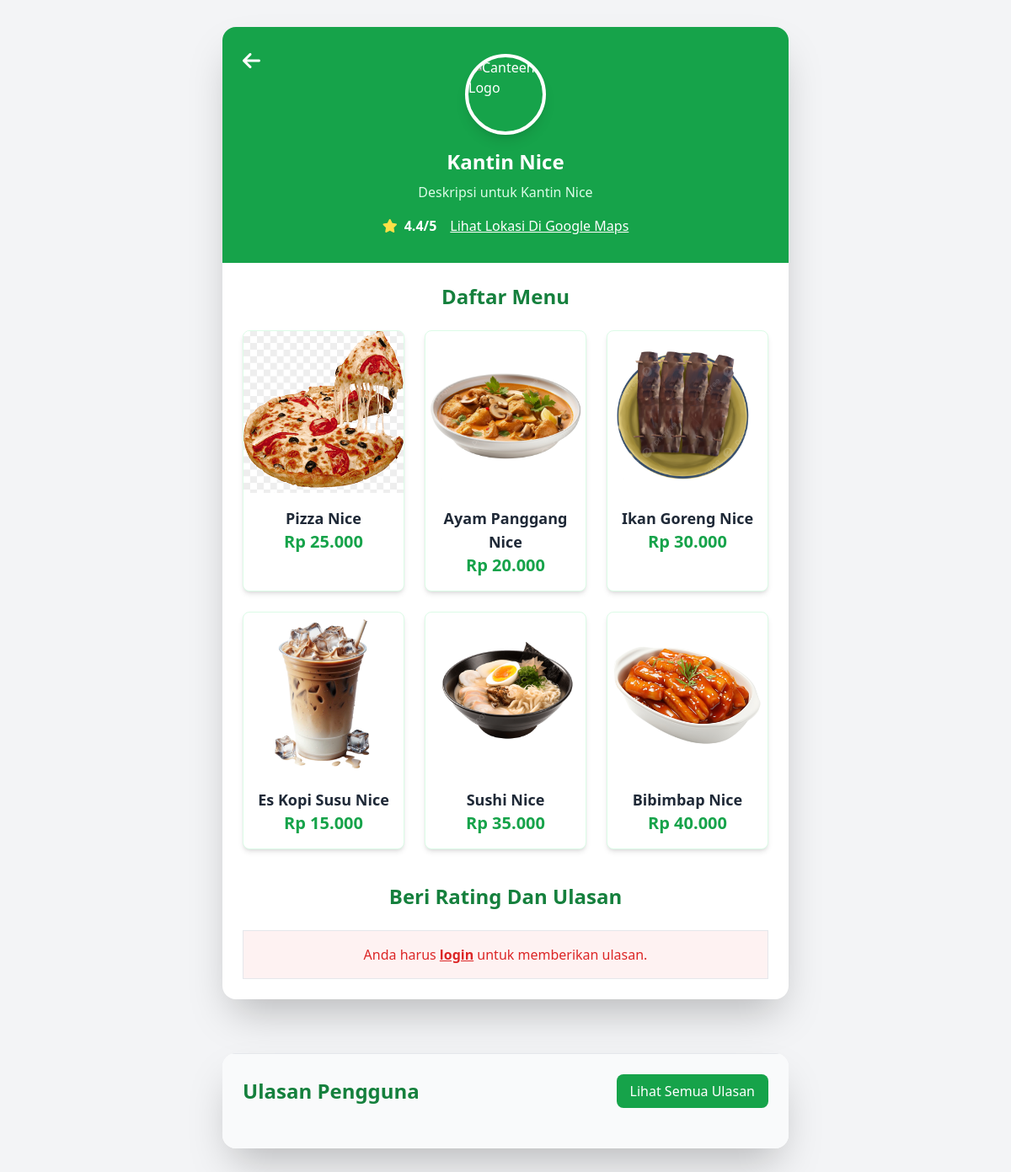
The app's page /detail_kantin.php?id_kantin=2 with its own data.
### tables this page shows
CREATE TABLE `kantin` (
  `id_kantin` int(11) NOT NULL,
  `nama_kantin` varchar(100) NOT NULL,
  `lokasi` text NOT NULL,
  `deskripsi` text,
  `rating` decimal(2,1) NOT NULL,
  `created_at` datetime DEFAULT CURRENT_TIMESTAMP
);

CREATE TABLE `menu_makanan` (
  `id_menu` int(11) NOT NULL,
  `id_kantin` int(11) NOT NULL,
  `nama_menu` varchar(100) NOT NULL,
  `harga` decimal(10,2) NOT NULL,
  `kategori` varchar(50) DEFAULT NULL,
  `deskripsi` text,
  `gambar_menu` varchar(255) NOT NULL,
  `created_at` datetime DEFAULT CURRENT_TIMESTAMP
);

### detail_kantin.php (the view, shortened to what this page needs)
<?php
require 'function.php';
$isLoggedIn = isset($_SESSION['log']) && $_SESSION['log'] === true && $_SESSION['role'] === 'user';
$id_kantin = isset($_GET['id_kantin']) ? intval($_GET['id_kantin']) : null;
$kantin = null;
if ($id_kantin) {
    $stmt = $conn->prepare("SELECT * FROM kantin WHERE id_kantin = ?");
    $stmt->bind_param("i", $id_kantin);
    $stmt->execute();
    $result = $stmt->get_result();
    $kantin = $result->fetch_assoc();
}
if ($id_kantin) {
  $query_menu = "SELECT * FROM menu_makanan WHERE id_kantin = ?";
  $stmt_menu = $conn->prepare($query_menu);
  $stmt_menu->bind_param("i", $id_kantin);
  $stmt_menu->execute();
  $result_menu = $stmt_menu->get_result();
} else {
  die("ID kantin tidak valid.");
}
?>
<!DOCTYPE html>
<html lang="en">
  <head>
    <script src="https://cdn.tailwindcss.com"></script>
    <link
      href="https://cdnjs.cloudflare.com/ajax/libs/font-awesome/6.0.0-beta3/css/all.min.css"
      rel="stylesheet"
    />
  </head>
  <body class="bg-gray-100">
    <div class="container mx-auto px-4 py-8">
      <div
        class="max-w-2xl mx-auto bg-white shadow-2xl rounded-2xl overflow-hidden"
      >
        <div class="relative bg-green-600 text-white py-8 px-6">
          <button  href="index.html" onclick="history.back()"
            class="absolute top-4 left-4 text-white hover:bg-green-700 p-2 rounded-full transition duration-300"
          >
            <i class="fas fa-arrow-left text-2xl"></i>
          </button>
          <div class="flex flex-col items-center">
            <img
              src="https://storage.googleapis.com/a1aa/image/IUKf9i5Bp2XFZC1qWFFfJH3YZea5IpRPuA0jvgoLrc6tSh1nA.jpg"
              alt="Canteen Logo"
              class="w-24 h-24 object-cover rounded-full border-4 border-white mb-4 shadow-lg"
            />
            <h1 class="text-2xl font-bold mb-2"><?php echo htmlspecialchars($kantin['nama_kantin']); ?></h1>
            <p class="text-green-100 text-center mb-4"><?php echo htmlspecialchars($kantin['deskripsi']); ?></p>
            <div class="flex items-center space-x-4">
              <div class="flex items-center">
                <i class="fas fa-star text-yellow-300 mr-2"></i>
                <span class="font-semibold"><?php echo htmlspecialchars($kantin['rating']); ?>/5</span>
              </div>
              <a
                href="#"
                class="text-white underline hover:text-green-200 transition"
              >
                Lihat Lokasi Di Google Maps
              </a>
            </div>
          </div>
        </div>
        <div class="p-6">
          <h2 class="text-2xl font-bold text-center text-green-700 mb-6">
            Daftar Menu
          </h2>
          <div class="grid grid-cols-1 sm:grid-cols-2 lg:grid-cols-3 gap-6">
            <?php if ($result_menu && mysqli_num_rows($result_menu) > 0): ?>
                <?php while ($makanan = mysqli_fetch_assoc($result_menu)): ?>
                <div class="bg-white border border-green-100 rounded-lg shadow-md overflow-hidden transform hover:scale-105 transition duration-300 ease-in-out">
                    <img
                        src="<?= htmlspecialchars($makanan['gambar_menu']); ?>"
                        class="w-full h-48 object-cover"
                    />
                    <div class="p-4 text-center">
                        <h3 class="text-lg font-semibold text-gray-800">
                        <?= htmlspecialchars($makanan['nama_menu']); ?>
                        </h3>
                        <p class="text-green-600 font-bold text-xl">
                            Rp <?= number_format($makanan['harga'], 0, ',', '.'); ?>
                        </p>
                    </div>
                </div>
                <?php endwhile; ?>
                <?php else: ?>
                    <p>Tidak ada makanan tersedia untuk kantin ini.</p>
                <?php endif; ?>
            </div>
          <div class="mt-10">
            <h2 class="text-2xl font-bold text-center text-green-700 mb-6">
              Beri Rating Dan Ulasan
            </h2>
          <?php if ($isLoggedIn): ?>
            <form
                action="detail_kantin.php?id_kantin=<?= $id_kantin; ?>"
                method="post"
                class="space-y-6"
            >
                <input type="hidden" name="id_kantin" value="<?= $id_kantin; ?>" />
                <div>
                    <label for="rating" class="block text-gray-700 font-semibold mb-2">Rating Anda:</label>
                    <select name="rating" id="rating" class="w-full px-4 py-2 border rounded-lg">
                        <option value="5">5 - Sangat Bagus</option>
                        <option value="4">4 - Bagus</option>
                        <option value="3">3 - Cukup</option>
                        <option value="2">2 - Kurang</option>
                        <option value="1">1 - Sangat Kurang</option>
                    </select>
                </div>
                <div>
                    <label for="komentar" class="block text-gray-700 font-semibold mb-2">Ulasan Anda:</label>
                    <textarea name="komentar" id="komentar" rows="4" class="w-full px-4 py-2 border rounded-lg"></textarea>
                </div>
                <div class="text-center">
                    <button type="submit" class="bg-green-600 text-white px-6 py-3 rounded-lg">Kirim Ulasan</button>
                </div>
            </form>
        <?php else: ?>
            <div class="bg-red-50 border p-4 text-center">
                <p class="text-red-600">
                    Anda harus <a href="login.php" class="font-bold underline">login</a> untuk memberikan ulasan.
                </p>
            </div>
        <?php endif; ?>
          </div>
        </div>
      </div>
    </div>
    <div class="container mx-auto px-4 py-8">
      <div
        class="max-w-2xl mx-auto bg-white shadow-2xl rounded-2xl overflow-hidden"
      >
        <div class="p-6 bg-gray-50 border-t border-gray-200">
          <div class="flex justify-between items-center mb-6">
            <h2 class="text-2xl font-bold text-green-700">Ulasan Pengguna</h2>
            <button
              id="toggleReviewsBtn"
              class="bg-green-600 text-white px-4 py-2 rounded-lg hover:bg-green-700 transition duration-300"
            >
              Lihat Semua Ulasan
            </button>
          </div>
  </body>
</html>

### records on screen
kantin: nama_kantin "Kantin Nice", deskripsi "Deskripsi untuk Kantin Nice", rating "4.4"
menu_makanan: gambar_menu (picture), nama_menu "Pizza Nice", harga "25.000"
menu_makanan: gambar_menu (picture), nama_menu "Ayam Panggang Nice", harga "20.000"
menu_makanan: gambar_menu (picture), nama_menu "Ikan Goreng Nice", harga "30.000"
menu_makanan: gambar_menu (picture), nama_menu "Es Kopi Susu Nice", harga "15.000"
menu_makanan: gambar_menu (picture), nama_menu "Sushi Nice", harga "35.000"
menu_makanan: gambar_menu (picture), nama_menu "Bibimbap Nice", harga "40.000"
